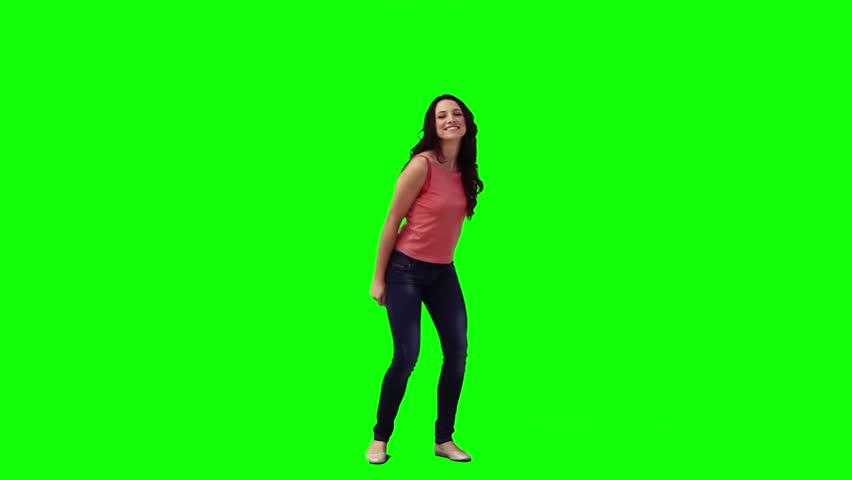
#> input picture Labs/lab 7 - Chroma Key/img/one.jpg, 852 x 480 px
$ python lab7.py
#> lines starting #> are read from the running program, lines starting #| are printed output that depends on the picture
from PIL import Image
import math


def distance(one, two):
    dist = 0
    for i in range(3):
        dist += math.pow(one[i] - two[i], 2)
    return math.sqrt(dist)


def chrome_key(img, bg, color_to_replace, save_loc):
    width = min(img.width, bg.width)
    height = min(img.height, bg.height)
    for x in range(width):
        for y in range(height):
            pix = img.getpixel((x, y))
            if distance(pix, color_to_replace) < 180:
                img.putpixel((x, y), bg.getpixel((x, y)))
    img.save(save_loc)


if __name__ == "__main__":
    img = Image.open("img/one.jpg")
#> img is the input picture: PIL image 852x480 RGB; mean R, G, B 22.7, 243.6, 11.5
    bg = Image.open("img/bg.jpg")
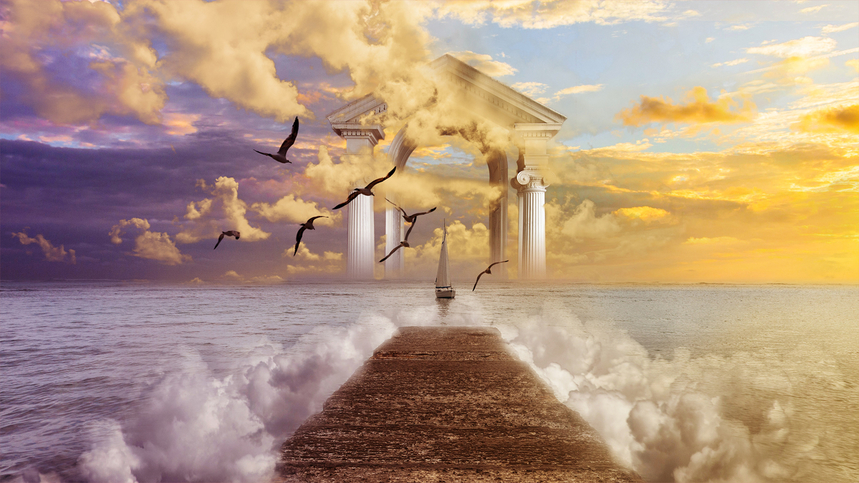
#> input picture Labs/lab 7 - Chroma Key/img/bg.jpg, 859 x 483 px
#> bg is the input picture: PIL image 859x483 RGB; mean R, G, B 177.2, 149.7, 127.8
    save_loc = "img/result.png"
    green = (0, 255, 0)
    chrome_key(img, bg, green, save_loc)
#> after the loop in chrome_key, `for x in range(width):`:
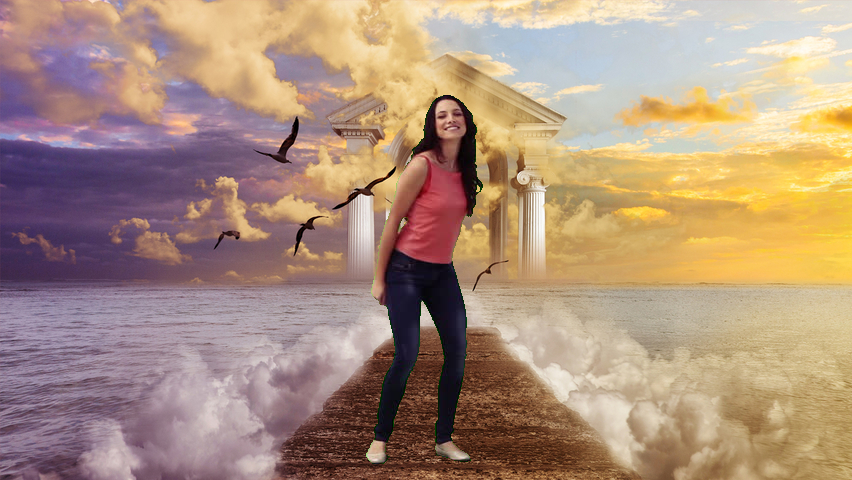
#> img: PIL image 852x480 RGB; mean R, G, B 172.7, 145.2, 125.5
